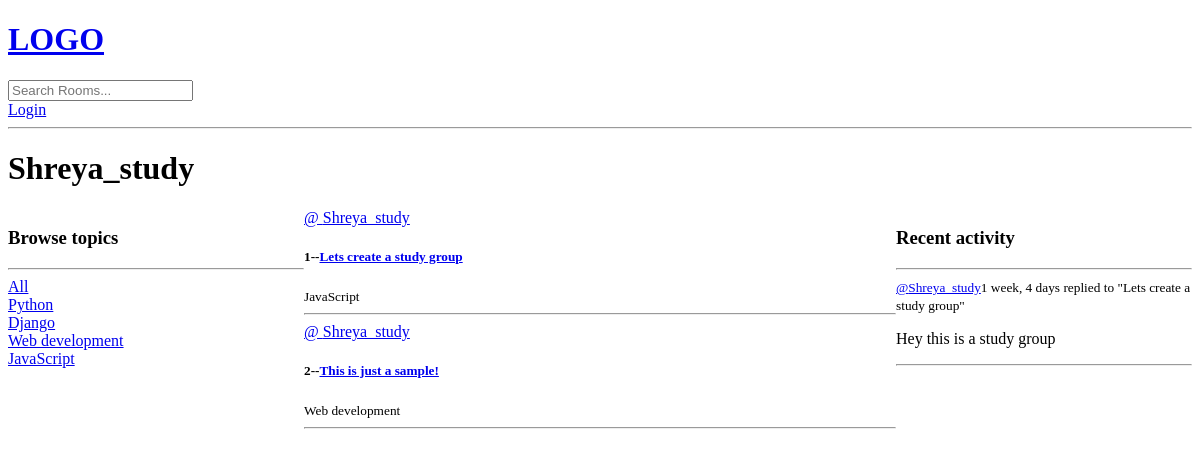
Page /profile/1/ on the earlier database version.
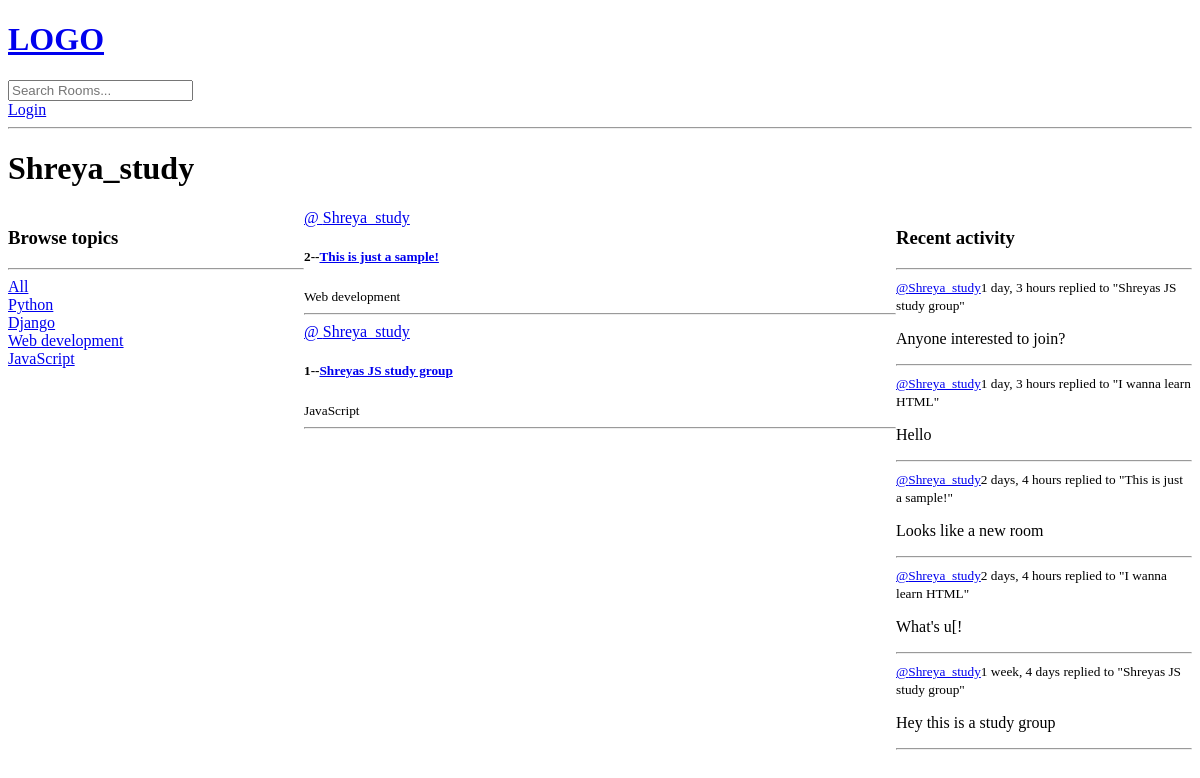
Same page on the later database version.
### base/models.py (models this page shows, shortened)
class Topic(models.Model):
    name=models.CharField(max_length=200)

class Room(models.Model):
    host=models.ForeignKey(User, on_delete=models.SET_NULL,null=True)
    topic=models.ForeignKey(Topic, on_delete=models.SET_NULL,null=True)
    name = models.CharField(max_length=200)
    description = models.TextField(null=True, blank=True)
    participants=models.ManyToManyField(User,related_name='participans', blank=True)
    updated = models.DateTimeField(auto_now = True)
    created = models.DateTimeField(auto_now_add = True)
    class Meta:
        ordering =['-updated', '-created']
    def __str__(self):
        return self.name

class Message(models.Model):
    user=models.ForeignKey(User,on_delete=models.CASCADE)
    room=models.ForeignKey(Room, on_delete=models.CASCADE)
    body=models.TextField()
    updated = models.DateTimeField(auto_now = True)
    created = models.DateTimeField(auto_now_add = True)
    class Meta:
        ordering =['-updated', '-created']
    def __str__(self):
        return self.body[0:50]

### base/views.py (the view)
# urls.py: path('profile/<str:pk>/',views.userProfile, name='user-profile'),
def userProfile(request,pk):
    user=User.objects.get(id=pk)
    rooms=user.room_set.all()
    room_messages=user.message_set.all()
    topics=Topic.objects.all()
    context={'user':user,'rooms':rooms,'room_messages':room_messages,'topics':topics}
    return render(request, 'base/profile.html', context)

### base/templates/base/profile.html (shortened to what this page needs)
{% extends 'main.html' %}
{% block content %}
<h1>{{user.username}}</h1>
<div class=" profile-container">
    <div>
        {% include 'base/topics_component.html' %}
    </div>
    <div>
        {% include 'base/feed_component.html' %}
    </div>
    <div>
        {% include 'base/activity_component.html' %}
    </div>
</div>
{% endblock %}

### base/templates/base/topics_component.html
<h3>Browse topics</h3>
        <hr>
        <div>
            <a href="{% url 'home' %}">All</a>
        </div>
        {% for topic in topics %}
        <div>
            <a href="{% url 'home' %}?q={{topic.name}}">{{topic.name}}</a>
        </div>
        {% endfor %}

### base/templates/base/feed_component.html (shortened to what this page needs)
<div>
    {% for room in rooms %}
    <div>
        <a href="{% url 'user-profile' room.host.id %}"> @ {{room.host.username}}</a>
        <h5> {{room.id}}--<a href = "{% url 'room' room.id %}">{{room.name}}</a></h5>
        <small>{{room.topic.name}}</small>
        <hr>
    </div>
    {% endfor %}
</div>

### base/templates/base/activity_component.html (shortened to what this page needs)
<h3> Recent activity </h3>
        <hr>
        {% for message in room_messages %}
            <div>
                <small><a href = "{% url 'user-profile' message.user.id %}">@{{message.user}}</a>{{message.created|timesince}} </small>
                <small>replied to "{{message.room}}"</small>
                <p>{{message}}</p>
                <hr>
            </div>
        {% endfor %}

Differences in the rows shown:
changed Room "This is just a sample!": moves up the list
changed Room "JavaScript": name "Lets create a study group" → "Shreyas JS study group"
added Message: user "Shreya_study", created "1 day, 3 hours", room "Shreyas JS study group", body "Anyone interested to join?"
added Message: user "Shreya_study", created "1 day, 3 hours", room "I wanna learn HTML", body "Hello"
added Message: user "Shreya_study", created "2 days, 4 hours", room "This is just a sample!", body "Looks like a new room"
added Message: user "Shreya_study", created "2 days, 4 hours", room "I wanna learn HTML", body "What's u[!"
changed through a linked row, Message "Hey this is a study group": room "Lets create a study group" → "Shreyas JS study group"
